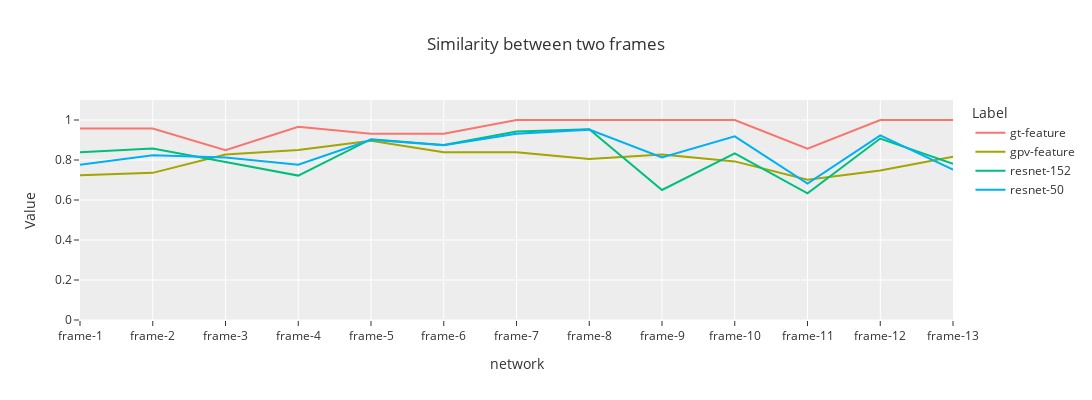

Here is the notebook cell this chart was saved with:
### Code cell
import plotly.express as px
import plotly.graph_objects as go

fig = px.line(
    data_frame = df2,
    height=400,
    width=1200,
    x='network',
    y='Value',
    color = 'Label',
    title='Similarity between two frames',
    template = "ggplot2",
    range_y=(0.0, 1.1)
)

fig.show()

### Figure 1 — Plotly figure (JSON) as saved in the notebook; plotly's stock layout.template omitted (floating-point values rounded to 4 significant figures)
{"data": [{"hovertemplate": "Label=gt-feature<br>network=%{x}<br>Value=%{y}<extra></extra>", "legendgroup": "gt-feature", "line": {"color": "#F8766D", "dash": "solid"}, "marker": {"symbol": "circle"}, "mode": "lines", "name": "gt-feature", "orientation": "v", "showlegend": true, "x": ["frame-1", "frame-2", "frame-3", "frame-4", "frame-5", "frame-6", "frame-7", "frame-8", "frame-9", "frame-10", "frame-11", "frame-12", "frame-13"], "xaxis": "x", "y": [0.9574, 0.9574, 0.8487, 0.9661, 0.9309, 0.9309, 1.0, 1.0, 1.0, 1.0, 0.8563, 1.0, 1.0], "yaxis": "y", "type": "scatter"}, {"hovertemplate": "Label=gpv-feature<br>network=%{x}<br>Value=%{y}<extra></extra>", "legendgroup": "gpv-feature", "line": {"color": "#A3A500", "dash": "solid"}, "marker": {"symbol": "circle"}, "mode": "lines", "name": "gpv-feature", "orientation": "v", "showlegend": true, "x": ["frame-1", "frame-2", "frame-3", "frame-4", "frame-5", "frame-6", "frame-7", "frame-8", "frame-9", "frame-10", "frame-11", "frame-12", "frame-13"], "xaxis": "x", "y": [0.7241, 0.7356, 0.8276, 0.8506, 0.8966, 0.8391, 0.8391, 0.8046, 0.8276, 0.7931, 0.7011, 0.7471, 0.8161], "yaxis": "y", "type": "scatter"}, {"hovertemplate": "Label=resnet-152<br>network=%{x}<br>Value=%{y}<extra></extra>", "legendgroup": "resnet-152", "line": {"color": "#00BF7D", "dash": "solid"}, "marker": {"symbol": "circle"}, "mode": "lines", "name": "resnet-152", "orientation": "v", "showlegend": true, "x": ["frame-1", "frame-2", "frame-3", "frame-4", "frame-5", "frame-6", "frame-7", "frame-8", "frame-9", "frame-10", "frame-11", "frame-12", "frame-13"], "xaxis": "x", "y": [0.8385, 0.8578, 0.7905, 0.722, 0.9042, 0.8748, 0.943, 0.9538, 0.6501, 0.8333, 0.6332, 0.9074, 0.7809], "yaxis": "y", "type": "scatter"}, {"hovertemplate": "Label=resnet-50<br>network=%{x}<br>Value=%{y}<extra></extra>", "legendgroup": "resnet-50", "line": {"color": "#00B0F6", "dash": "solid"}, "marker": {"symbol": "circle"}, "mode": "lines", "name": "resnet-50", "orientation": "v", "showlegend": true, "x": ["frame-1", "frame-2", "frame-3", "frame-4", "frame-5", "frame-6", "frame-7", "frame-8", "frame-9", "frame-10", "frame-11", "frame-12", "frame-13"], "xaxis": "x", "y": [0.7758, 0.8233, 0.8128, 0.776, 0.901, 0.8734, 0.9317, 0.9518, 0.8128, 0.9185, 0.6818, 0.9229, 0.7524], "yaxis": "y", "type": "scatter"}], "layout": {"xaxis": {"anchor": "y", "domain": [0.0, 1.0], "title": {"text": "network"}}, "yaxis": {"anchor": "x", "domain": [0.0, 1.0], "title": {"text": "Value"}, "range": [0.0, 1.1]}, "legend": {"title": {"text": "Label"}, "tracegroupgap": 0}, "title": {"text": "Similarity between two frames"}, "height": 400, "width": 1200}}
